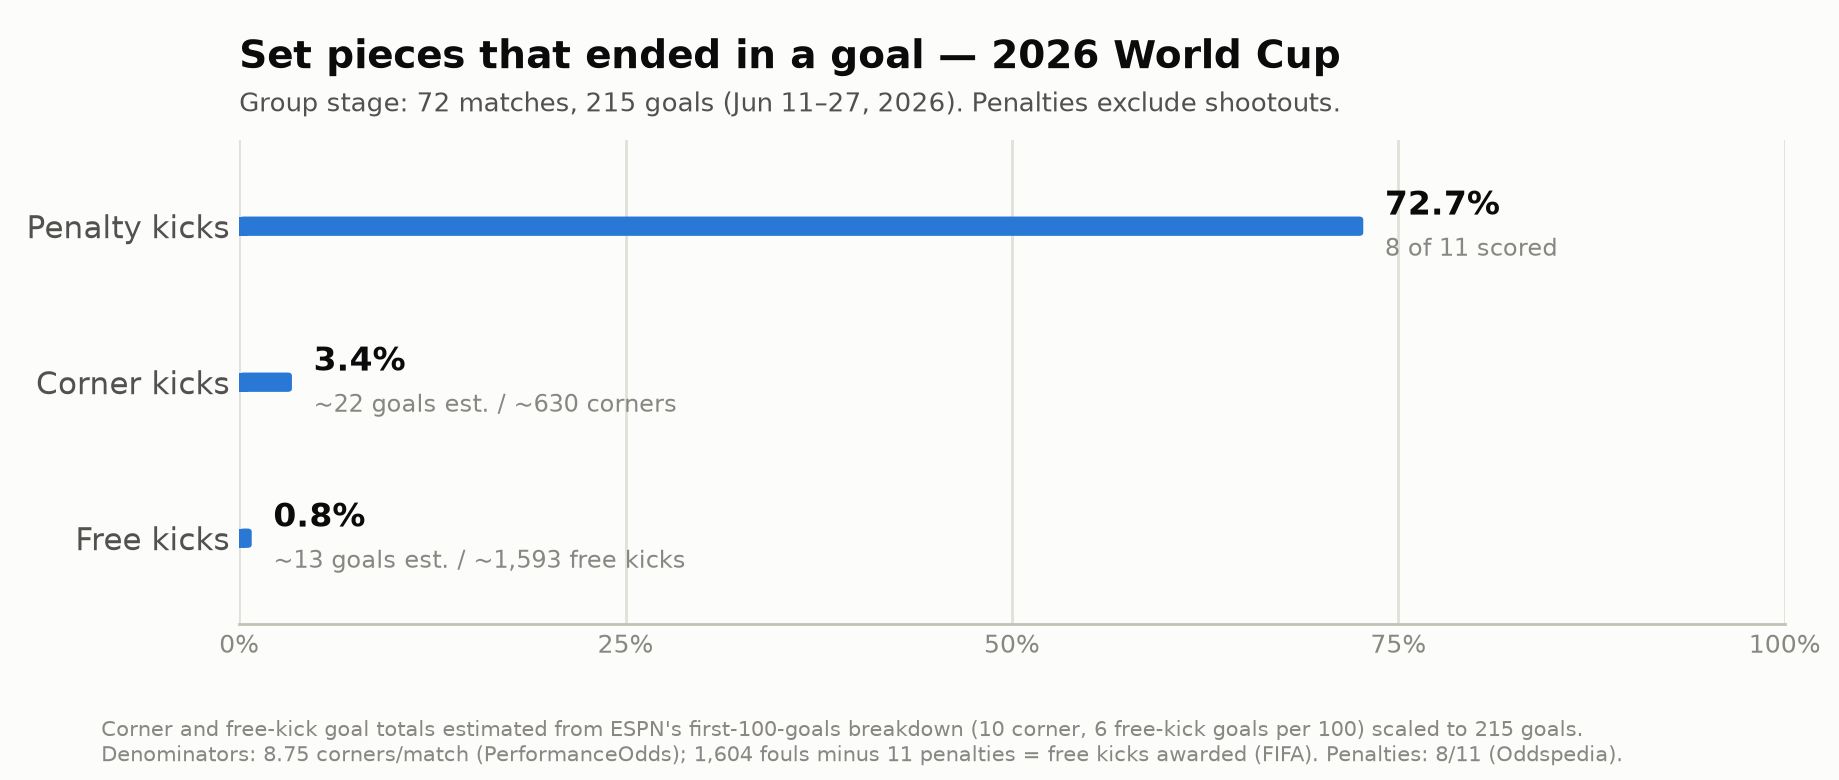

Recreate this plot in Python.
"""2026 World Cup set-piece conversion rates — bar plot.

What fraction of corner kicks, penalty kicks, and free kicks resulted in a
goal, through the group stage (72 matches, 215 goals, June 11-27, 2026).

Numbers and sources are documented in README.md alongside this script.
Chart style follows the dataviz reference palette (single-hue bars, thin
marks, rounded data-ends, direct labels, recessive axes).
"""

import matplotlib.pyplot as plt
from matplotlib.patches import FancyBboxPatch, Rectangle

# ---------------------------------------------------------------- data
# label, pct (0-100), numerator description, denominator description
ROWS = [
    ("Penalty kicks", 8 / 11 * 100, "8 of 11 scored"),
    ("Corner kicks", 21.5 / 630 * 100, "~22 goals est. / ~630 corners"),
    ("Free kicks", 12.9 / 1593 * 100, "~13 goals est. / ~1,593 free kicks"),
]

SURFACE = "#fcfcfb"
INK = "#0b0b0b"
INK_2 = "#52514e"
MUTED = "#898781"
GRID = "#e1e0d9"
BASELINE = "#c3c2b7"
BLUE = "#2a78d6"

# ---------------------------------------------------------------- figure
fig, ax = plt.subplots(figsize=(9.2, 3.9), dpi=200)
fig.patch.set_facecolor(SURFACE)
ax.set_facecolor(SURFACE)

labels = [r[0] for r in ROWS]
values = [r[1] for r in ROWS]
notes = [r[2] for r in ROWS]
ys = list(range(len(ROWS)))[::-1]  # penalty on top

XMAX = 100

ax.set_xlim(0, XMAX)
ax.set_ylim(-0.55, len(ROWS) - 0.45)

# gridlines under the bars
ax.set_axisbelow(True)
ax.xaxis.grid(True, color=GRID, linewidth=1)
ax.yaxis.grid(False)

# draw bars with a 4px-rounded data-end, square at the baseline
fig.canvas.draw()  # settle layout so pixel<->data scale is known
x_per_px = XMAX / ax.get_window_extent().width
y_per_px = (ax.get_ylim()[1] - ax.get_ylim()[0]) / ax.get_window_extent().height
r = 4 * x_per_px  # 4px rounding, in x data units
BAR_H = 24 * y_per_px  # cap bar thickness at 24px

for y, v in zip(ys, values):
    box = FancyBboxPatch(
        (0, y - BAR_H / 2), v, BAR_H,
        boxstyle=f"round,pad=0,rounding_size={r}",
        mutation_aspect=(y_per_px / x_per_px),
        facecolor=BLUE, edgecolor="none", zorder=3,
    )
    ax.add_patch(box)
    # square off the baseline end
    ax.add_patch(Rectangle((0, y - BAR_H / 2), min(r * 2, v / 2), BAR_H,
                           facecolor=BLUE, edgecolor="none", zorder=3))

# direct labels at the bar tips (text tokens, never the series color)
for y, v, note in zip(ys, values, notes):
    ax.text(v + 1.4, y + 0.13, f"{v:.1f}%", va="center", ha="left",
            fontsize=12, fontweight="bold", color=INK)
    ax.text(v + 1.4, y - 0.15, note, va="center", ha="left",
            fontsize=8.5, color=MUTED)

# axes chrome
ax.set_yticks(ys)
ax.set_yticklabels(labels, fontsize=11, color=INK_2)
ax.set_xticks([0, 25, 50, 75, 100])
ax.set_xticklabels(["0%", "25%", "50%", "75%", "100%"], fontsize=9, color=MUTED)
ax.tick_params(length=0)
for side in ("top", "right", "left"):
    ax.spines[side].set_visible(False)
ax.spines["bottom"].set_color(BASELINE)
ax.spines["bottom"].set_linewidth(1)

ax.set_title("Set pieces that ended in a goal — 2026 World Cup",
             loc="left", fontsize=14, fontweight="bold", color=INK, pad=26)
ax.text(0, 1.06, "Group stage: 72 matches, 215 goals (Jun 11–27, 2026). "
        "Penalties exclude shootouts.",
        transform=ax.transAxes, fontsize=9.5, color=INK_2)

fig.text(0.055, 0.015,
         "Corner and free-kick goal totals estimated from ESPN's first-100-goals breakdown "
         "(10 corner, 6 free-kick goals per 100) scaled to 215 goals.\n"
         "Denominators: 8.75 corners/match (PerformanceOdds); 1,604 fouls minus 11 penalties "
         "= free kicks awarded (FIFA). Penalties: 8/11 (Oddspedia).",
         fontsize=7.5, color=MUTED, va="bottom")

fig.subplots_adjust(left=0.13, right=0.97, top=0.82, bottom=0.20)
fig.savefig("analysis/world_cup_2026/set_piece_conversion.png",
            facecolor=SURFACE, dpi=200)
print("wrote analysis/world_cup_2026/set_piece_conversion.png")
